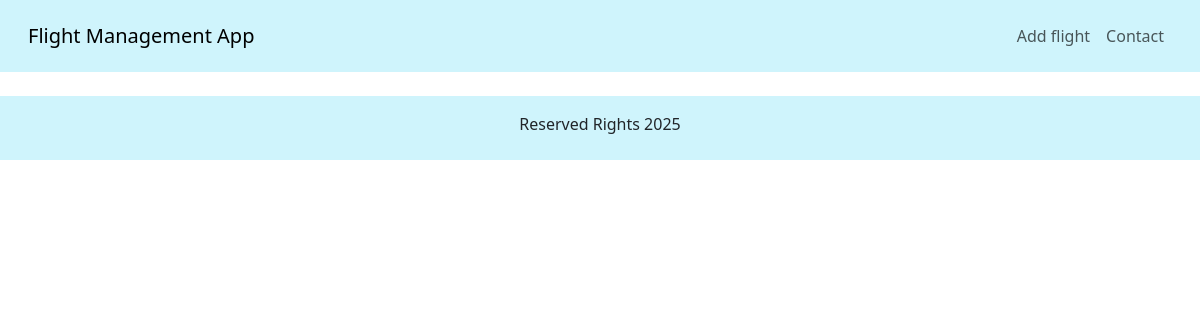
Page /index/ (signed in) on the earlier database version.
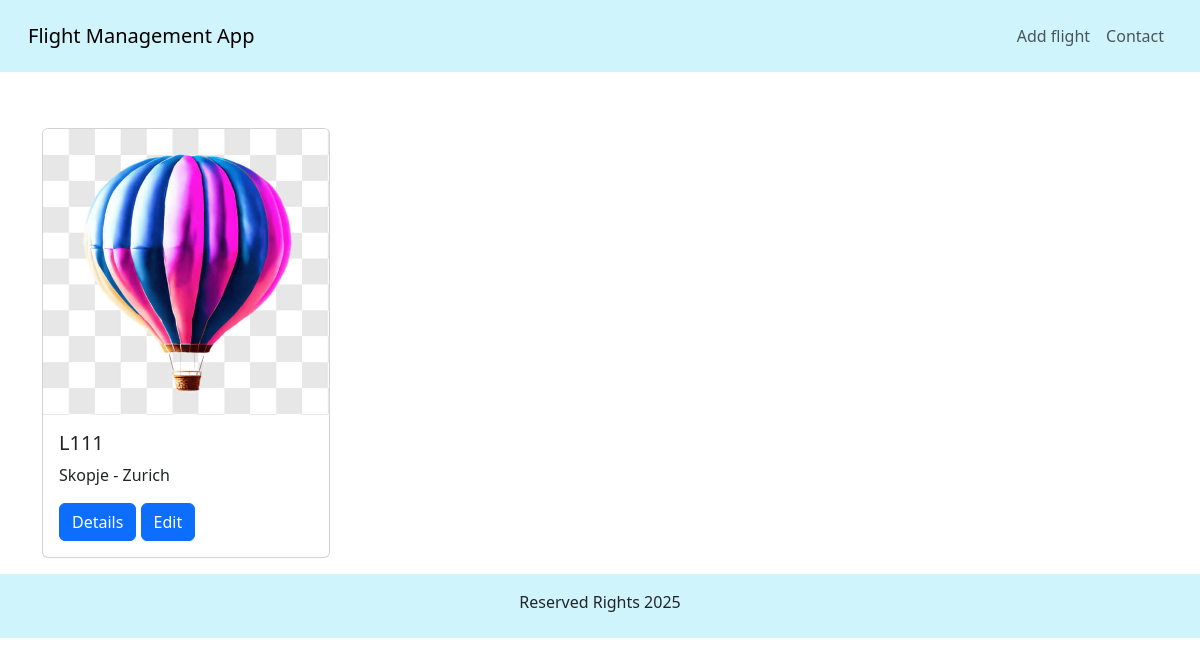
Same page on the later database version.
### application/models.py (models this page shows, shortened)
class Flight(models.Model):
    flight_number = models.CharField(max_length=50, unique=True)
    take_off_airport = models.CharField(max_length=50)
    landing_airport = models.CharField(max_length=50)
    user = models.ForeignKey(User, on_delete=models.CASCADE)
    image = models.ImageField(upload_to='flights/')
    balloon = models.ForeignKey(Balloon, on_delete=models.CASCADE)
    pilot = models.ForeignKey(Pilot, on_delete=models.CASCADE)
    airline = models.ForeignKey(Airline, on_delete=models.CASCADE)

### application/views.py (the view)
# urls.py: path('index/', FlightApplicationViews.index, name='index'),
def index(request):
    flights = Flight.objects.filter(user=request.user, take_off_airport="Skopje")
    return render(request, 'index.html', {'flights': flights})

### templates/index.html
{% extends 'base.html' %}
{% load static %}
{% block content %}
        <div class="container mt-2 mb-3">
        <div class="row mt-2">
            {% for flight in flights %}
                <div class="col-4 mt-5">
                <div class="card " style="width: 18rem;">
                    <img src="{{flight.image.url}}" class="card-img-top" alt="balloon">
                    <div class="card-body">
                        <h5 class="card-title">{{ flight.flight_number }}</h5>
                        <p class="card-text">{{ flight.take_off_airport }} - {{ flight.landing_airport }}</p>
                        <a href="{% url 'details' flight.id %}" class="btn btn-primary">Details</a>
                        <a href="{% url 'edit_flight' flight.id %}" class="btn btn-primary">Edit</a>
                    </div>
                </div>
                </div>
            {% endfor %}
        </div>
        </div>
{% endblock %}

Differences in the rows shown:
added Flight: image (picture), flight_number "L111", take_off_airport "Skopje", landing_airport "Zurich"
